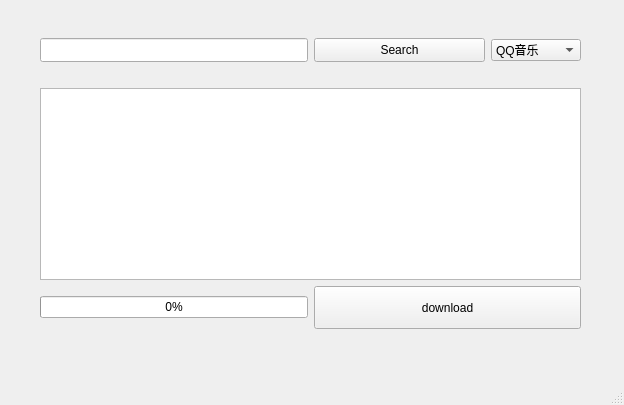
<?xml version="1.0" encoding="UTF-8"?>
<ui version="4.0">
 <class>MainWindow</class>
 <widget class="QMainWindow" name="MainWindow">
  <property name="geometry">
   <rect>
    <x>0</x>
    <y>0</y>
    <width>624</width>
    <height>405</height>
   </rect>
  </property>
  <property name="maximumSize">
   <size>
    <width>624</width>
    <height>405</height>
   </size>
  </property>
  <property name="windowTitle">
   <string>Music</string>
  </property>
  <property name="windowOpacity">
   <double>1.000000000000000</double>
  </property>
  <property name="autoFillBackground">
   <bool>true</bool>
  </property>
  <property name="locale">
   <locale language="Chinese" country="China"/>
  </property>
  <widget class="QWidget" name="centralwidget">
   <widget class="QWidget" name="">
    <property name="geometry">
     <rect>
      <x>40</x>
      <y>38</y>
      <width>541</width>
      <height>291</height>
     </rect>
    </property>
    <layout class="QVBoxLayout" name="verticalLayout_2">
     <item>
      <layout class="QVBoxLayout" name="verticalLayout">
       <item>
        <layout class="QHBoxLayout" name="horizontalLayout_2">
         <item>
          <widget class="QLineEdit" name="searchEnter">
           <property name="sizePolicy">
            <sizepolicy hsizetype="Expanding" vsizetype="Expanding">
             <horstretch>0</horstretch>
             <verstretch>0</verstretch>
            </sizepolicy>
           </property>
          </widget>
         </item>
         <item>
          <layout class="QHBoxLayout" name="horizontalLayout">
           <item>
            <widget class="QPushButton" name="Search">
             <property name="sizePolicy">
              <sizepolicy hsizetype="Expanding" vsizetype="Expanding">
               <horstretch>0</horstretch>
               <verstretch>0</verstretch>
              </sizepolicy>
             </property>
             <property name="text">
              <string>Search</string>
             </property>
             <property name="flat">
              <bool>false</bool>
             </property>
            </widget>
           </item>
           <item>
            <widget class="QComboBox" name="chooseMusic">
             <item>
              <property name="text">
               <string>QQ音乐</string>
              </property>
             </item>
             <item>
              <property name="text">
               <string>网易云音乐</string>
              </property>
             </item>
            </widget>
           </item>
          </layout>
         </item>
        </layout>
       </item>
       <item>
        <spacer name="horizontalSpacer">
         <property name="sizePolicy">
          <sizepolicy hsizetype="Minimum" vsizetype="Minimum">
           <horstretch>0</horstretch>
           <verstretch>0</verstretch>
          </sizepolicy>
         </property>
         <property name="orientation">
          <enum>Qt::Horizontal</enum>
         </property>
         <property name="sizeHint" stdset="0">
          <size>
           <width>40</width>
           <height>20</height>
          </size>
         </property>
        </spacer>
       </item>
      </layout>
     </item>
     <item>
      <widget class="QListWidget" name="searchResult"/>
     </item>
     <item>
      <layout class="QHBoxLayout" name="horizontalLayout_4">
       <item>
        <layout class="QHBoxLayout" name="horizontalLayout_3">
         <item>
          <widget class="QProgressBar" name="download_progress">
           <property name="value">
            <number>0</number>
           </property>
          </widget>
         </item>
        </layout>
       </item>
       <item>
        <widget class="QPushButton" name="download">
         <property name="sizePolicy">
          <sizepolicy hsizetype="Expanding" vsizetype="Expanding">
           <horstretch>0</horstretch>
           <verstretch>0</verstretch>
          </sizepolicy>
         </property>
         <property name="text">
          <string>download</string>
         </property>
        </widget>
       </item>
      </layout>
     </item>
    </layout>
   </widget>
  </widget>
  <widget class="QMenuBar" name="menubar">
   <property name="geometry">
    <rect>
     <x>0</x>
     <y>0</y>
     <width>624</width>
     <height>23</height>
    </rect>
   </property>
  </widget>
  <widget class="QStatusBar" name="statusbar"/>
 </widget>
 <resources/>
 <connections/>
</ui>
